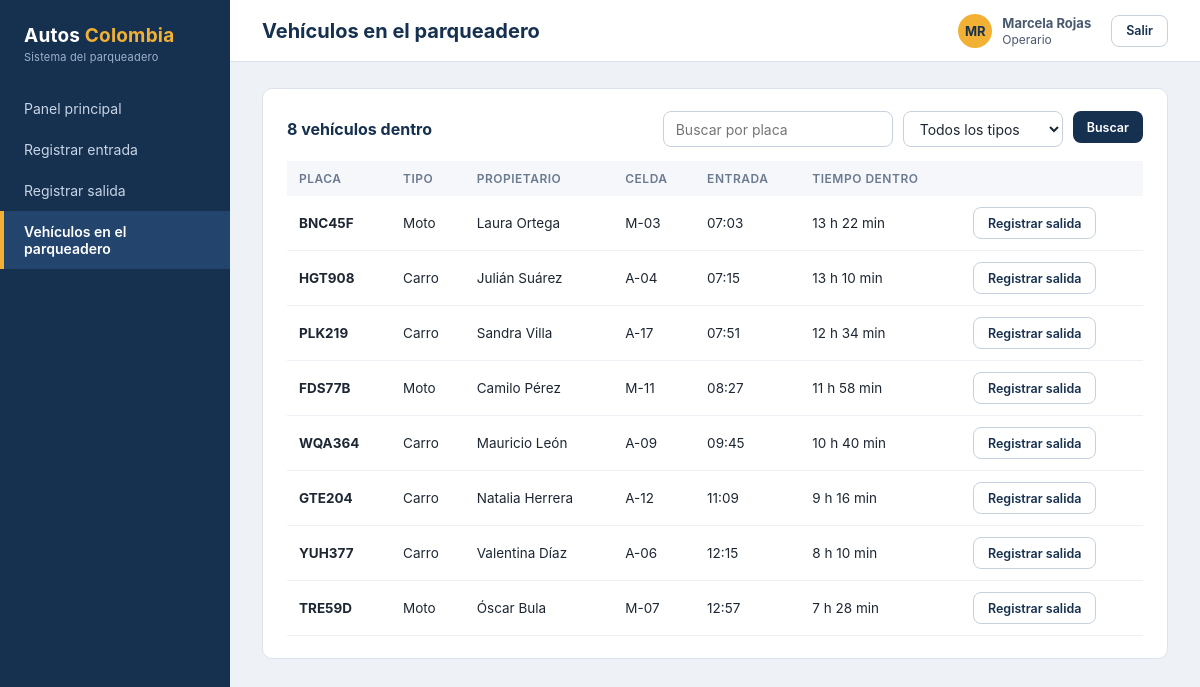
Screenshot of /vehiculos-dentro (signed in) with the database file from the repository.
### modelo/entidades.py (models this page shows, shortened)
class Base(DeclarativeBase):
    pass

class Operario(Base):
    __tablename__ = "operario"
    id_operario: Mapped[int] = mapped_column(Integer, primary_key=True, autoincrement=True)
    nombre: Mapped[str] = mapped_column(String, nullable=False)
    usuario_sistema: Mapped[str] = mapped_column(String, nullable=False, unique=True)
    contrasena_hash: Mapped[str] = mapped_column(String, nullable=False)
    rol: Mapped[RolOperario] = mapped_column(EnumTexto(RolOperario), nullable=False)
    def es_administrador(self):
        return self.rol == RolOperario.ADMINISTRADOR
    @property
    def iniciales(self):
        partes = self.nombre.split()
        return "".join(p[0] for p in partes[:2]).upper()

class Movimiento(Base):
    __tablename__ = "movimiento"
    id_movimiento: Mapped[int] = mapped_column(Integer, primary_key=True, autoincrement=True)
    id_vehiculo: Mapped[int] = mapped_column(ForeignKey("vehiculo.id_vehiculo"), nullable=False)
    id_celda: Mapped[int] = mapped_column(ForeignKey("celda.id_celda"), nullable=False)
    id_operario_entrada: Mapped[int] = mapped_column(ForeignKey("operario.id_operario"), nullable=False)
    id_operario_salida: Mapped[int | None] = mapped_column(ForeignKey("operario.id_operario"))
    fecha_hora_entrada: Mapped[datetime] = mapped_column(FechaHoraISO, nullable=False)
    fecha_hora_salida: Mapped[datetime | None] = mapped_column(FechaHoraISO)
    vehiculo: Mapped[Vehiculo] = relationship(back_populates="movimientos")
    celda: Mapped[Celda] = relationship()
    operario_entrada: Mapped[Operario] = relationship(foreign_keys=[id_operario_entrada])
    operario_salida: Mapped[Operario | None] = relationship(foreign_keys=[id_operario_salida])
    def calcular_permanencia(self, hasta=None):
        fin = self.fecha_hora_salida or hasta or datetime.now()
        return max(fin - self.fecha_hora_entrada, timedelta(0))

class Vehiculo(Base):
    __tablename__ = "vehiculo"
    id_vehiculo: Mapped[int] = mapped_column(Integer, primary_key=True, autoincrement=True)
    placa: Mapped[str] = mapped_column(String, nullable=False, unique=True)
    tipo: Mapped[TipoVehiculo] = mapped_column(EnumTexto(TipoVehiculo), nullable=False)
    marca: Mapped[str | None] = mapped_column(String)
    color: Mapped[str | None] = mapped_column(String)
    id_usuario: Mapped[int] = mapped_column(ForeignKey("usuario.id_usuario"), nullable=False)
    usuario: Mapped[Usuario] = relationship(back_populates="vehiculos")
    mensualidades: Mapped[list["Mensualidad"]] = relationship(
        back_populates="vehiculo", order_by="Mensualidad.fecha_fin.desc()"
    )
    movimientos: Mapped[list["Movimiento"]] = relationship(back_populates="vehiculo")

class Usuario(Base):
    __tablename__ = "usuario"
    id_usuario: Mapped[int] = mapped_column(Integer, primary_key=True, autoincrement=True)
    nombre_completo: Mapped[str] = mapped_column(String, nullable=False)
    documento: Mapped[str] = mapped_column(String, nullable=False, unique=True)
    telefono: Mapped[str | None] = mapped_column(String)
    correo: Mapped[str | None] = mapped_column(String)
    vehiculos: Mapped[list["Vehiculo"]] = relationship(back_populates="usuario")

class Celda(Base):
    __tablename__ = "celda"
    id_celda: Mapped[int] = mapped_column(Integer, primary_key=True, autoincrement=True)
    codigo: Mapped[str] = mapped_column(String, nullable=False, unique=True)
    tipo: Mapped[TipoVehiculo] = mapped_column(EnumTexto(TipoVehiculo), nullable=False)
    estado: Mapped[EstadoCelda] = mapped_column(
        EnumTexto(EstadoCelda), nullable=False, default=EstadoCelda.LIBRE
    )

### controladores/movimiento_controlador.py (the view)
@bp.route("/vehiculos-dentro")
@login_requerido
def vehiculos_dentro():
    placa = request.args.get("placa", "")
    tipo_texto = request.args.get("tipo", "")
    tipo = TipoVehiculo[tipo_texto] if tipo_texto in TipoVehiculo.__members__ else None
    movimientos = MovimientoServicio().consultar_vehiculos_dentro(placa, tipo)
    ahora = datetime.now()
    filas = [(m, formatear_permanencia(m.calcular_permanencia(ahora))) for m in movimientos]
    return render_template(
        "vehiculos_dentro.html", filas=filas, placa=placa, tipo=tipo_texto, TipoVehiculo=TipoVehiculo, hoy=date.today()
    )

### controladores/autenticacion_controlador.py (called while the page is built)
def login_requerido(vista):
    @wraps(vista)
    def envoltura(*args, **kwargs):
        if g.operario is None:
            return redirect(url_for("autenticacion.login", siguiente=request.path))
        return vista(*args, **kwargs)
    return envoltura

@bp.before_app_request
def cargar_operario():
    id_operario = session.get("id_operario")
    g.operario = AutenticacionServicio().obtener_operario(id_operario) if id_operario else None
    if id_operario and g.operario is None:
        session.clear()

### modelo/entidades.py (called while the page is built)
    def process_result_value(self, valor, dialect):
        return datetime.strptime(valor, FORMATO_FECHA_HORA) if valor else None

    def process_result_value(self, valor, dialect):
        return self.clase_enum[valor] if valor is not None else None

### repositorios/movimiento_repositorio.py (called while the page is built)
def _con_relaciones():
    return select(Movimiento).options(
        joinedload(Movimiento.vehiculo).joinedload(Vehiculo.usuario),
        joinedload(Movimiento.celda),
        joinedload(Movimiento.operario_entrada),
        joinedload(Movimiento.operario_salida),
    )

    def listar_abiertos(self, placa=None, tipo=None):
        consulta = _con_relaciones().where(Movimiento.fecha_hora_salida.is_(None))
        if placa or tipo:
            consulta = consulta.join(Movimiento.vehiculo)
            if placa:
                consulta = consulta.where(Vehiculo.placa.like(f"%{placa}%"))
            if tipo:
                consulta = consulta.where(Vehiculo.tipo == tipo)
        consulta = consulta.order_by(Movimiento.fecha_hora_entrada)
        return list(sesion.scalars(consulta).unique())

### repositorios/operario_repositorio.py (called while the page is built)
    def buscar_por_id(self, id_operario):
        return sesion.get(Operario, id_operario)

### servicios/autenticacion_servicio.py (called while the page is built)
    def obtener_operario(self, id_operario):
        return self.operarios.buscar_por_id(id_operario)

### servicios/movimiento_servicio.py (called while the page is built)
def normalizar_placa(placa):
    return re.sub(r"[\s\-]", "", (placa or "")).upper()

def formatear_permanencia(duracion):
    minutos = int(duracion.total_seconds() // 60)
    return f"{minutos // 60} h {minutos % 60:02d} min"

    def consultar_vehiculos_dentro(self, placa=None, tipo=None):
        placa = normalizar_placa(placa) or None
        return self.movimientos.listar_abiertos(placa, tipo)

### templates/vehiculos_dentro.html (shortened to what this page needs)
{% extends "base.html" %}
{% block encabezado %}Vehículos en el parqueadero{% endblock %}
{% block contenido %}
<div class="panel">
  <div class="panel-cab">
    <h2>{{ filas | length }} vehículo{{ '' if filas | length == 1 else 's' }} dentro</h2>
    <form class="acciones" method="get" action="{{ url_for('movimiento.vehiculos_dentro') }}">
      <input class="inp mayus" name="placa" value="{{ placa }}" maxlength="6" placeholder="Buscar por placa" style="width:230px;height:36px">
      <select class="inp" id="filtro-tipo" name="tipo" style="width:160px;height:36px">
        <option value="">Todos los tipos</option>
      </select>
      <button class="btn p s" type="submit">Buscar</button>
    </form>
  </div>
  <div class="tabla-scroll">
  <table>
    <tr><th>Placa</th><th>Tipo</th><th>Propietario</th><th>Celda</th><th>Entrada</th><th>Tiempo dentro</th><th></th></tr>
    {% for m, tiempo in filas %}
    <tr>
      <td><b>{{ m.vehiculo.placa }}</b></td>
      <td>{{ m.vehiculo.tipo.value }}</td>
      <td>{{ m.vehiculo.usuario.nombre_completo }}</td>
      <td>{{ m.celda.codigo }}</td>
      <td>{{ (m.fecha_hora_entrada | hora) if m.fecha_hora_entrada.date() == hoy else (m.fecha_hora_entrada | fecha_hora) }}</td>
      <td>{{ tiempo }}</td>
      <td><a class="btn g s" href="{{ url_for('movimiento.salida', placa=m.vehiculo.placa) }}">Registrar salida</a></td>
    </tr>
    {% else %}
    <tr><td colspan="7" class="vacio">No hay vehículos dentro con esos filtros.</td></tr>
    {% endfor %}
  </table>
  </div>
</div>
{% endblock %}

### templates/base.html (shortened to what this page needs)
<!doctype html>
<html lang="es">
<head>
<link rel="stylesheet" href="{{ url_for('static', filename='css/estilos.css') }}">
</head>
<body>
<div class="app">
  <aside class="side">
    <div class="brand">Autos <span>Colombia</span><small>Sistema del parqueadero</small></div>
    <nav class="nav">
      {% set ep = request.endpoint %}
      <a href="{{ url_for('movimiento.panel') }}" class="{{ 'act' if ep == 'movimiento.panel' }}">Panel principal</a>
      <a href="{{ url_for('movimiento.entrada') }}" class="{{ 'act' if ep == 'movimiento.entrada' }}">Registrar entrada</a>
      <a href="{{ url_for('movimiento.salida') }}" class="{{ 'act' if ep == 'movimiento.salida' }}">Registrar salida</a>
      <a href="{{ url_for('movimiento.vehiculos_dentro') }}" class="{{ 'act' if ep == 'movimiento.vehiculos_dentro' }}">Vehículos en el parqueadero</a>
    </nav>
  </aside>
  <div class="main">
    <header class="top">
      <h1>{% block encabezado %}{% endblock %}</h1>
      <div class="user">
        <div class="av">{{ g.operario.iniciales }}</div>
        <div><b>{{ g.operario.nombre }}</b><br><small>{{ g.operario.rol.value }}</small></div>
        <form method="post" action="{{ url_for('autenticacion.logout') }}">
          <button class="btn g s" type="submit">Salir</button>
        </form>
      </div>
    </header>
    <main class="content">
      {% block contenido %}{% endblock %}
    </main>
  </div>
</div>
</body>
</html>

### static/css/estilos.css (style rules this page uses)
* { box-sizing:border-box;margin:0;padding:0 }
body { font-family:'Inter','Segoe UI',Roboto,Arial,sans-serif;background:#eef1f6;color:#1d2733;font-size:14px;min-height:100vh }
a { color:inherit }
.app { display:flex;min-height:100vh }
.side { width:230px;flex-shrink:0;background:#16304f;color:#fff;padding:24px 0;display:flex;flex-direction:column }
.brand { padding:0 24px 24px;font-size:19px;font-weight:700;letter-spacing:.2px }
.brand span { color:#f2b134 }
.brand small { display:block;font-size:11px;font-weight:400;color:#9fb3cc;margin-top:3px }
.nav a { display:block;padding:12px 24px;color:#c8d5e6;font-size:14px;text-decoration:none }
.nav a.act { background:#23446d;color:#fff;border-left:4px solid #f2b134;padding-left:20px;font-weight:600 }
.main { flex:1;min-width:0;display:flex;flex-direction:column }
.top { height:62px;background:#fff;border-bottom:1px solid #dde3ec;display:flex;align-items:center;justify-content:space-between;padding:0 32px }
.top h1 { font-size:20px;font-weight:700;color:#16304f }
.user { display:flex;align-items:center;gap:10px;font-size:13px;color:#4a5a6e }
.user small { font-size:12px }
.user form { margin-left:10px }
.av { width:34px;height:34px;border-radius:50%;background:#f2b134;color:#16304f;font-weight:700;display:flex;align-items:center;justify-content:center }
.content { padding:26px 32px;flex:1 }
.panel { background:#fff;border-radius:10px;border:1px solid #dde3ec;padding:22px 24px;margin-bottom:22px }
.panel h2 { font-size:16px;color:#16304f;margin-bottom:14px }
.panel-cab { display:flex;justify-content:space-between;align-items:center;margin-bottom:14px;gap:12px;flex-wrap:wrap }
.panel-cab h2 { margin:0 }
.acciones { display:flex;gap:10px;flex-wrap:wrap }
.tabla-scroll { overflow-x:auto }
table { width:100%;border-collapse:collapse;font-size:13.5px }
th { text-align:left;color:#6b7a8d;font-weight:600;font-size:12px;text-transform:uppercase;letter-spacing:.5px;padding:10px 12px;background:#f5f7fb }
td { padding:11px 12px;border-bottom:1px solid #edf0f5 }
.inp { width:100%;height:42px;border:1px solid #c7d0dd;border-radius:8px;padding:0 12px;font-size:14px;font-family:inherit;background:#fff;color:#1d2733;display:flex;align-items:center }
input.inp,select.inp { display:block }
.inp.mayus:not(:placeholder-shown) { text-transform:uppercase }
.btn { display:inline-flex;align-items:center;justify-content:center;height:42px;padding:0 22px;border-radius:8px;font-size:14px;font-weight:600;border:0;cursor:pointer;text-decoration:none;font-family:inherit }
.btn.p { background:#16304f;color:#fff }
.btn.g { background:#fff;color:#16304f;border:1px solid #c7d0dd }
.btn.s { height:32px;padding:0 14px;font-size:12.5px }

### rows the page displays
Operario: operario.iniciales "MR", operario.nombre "Marcela Rojas", operario.rol.value "Operario"
Movimiento: vehiculo.placa "BNC45F", vehiculo.tipo.value "Moto", vehiculo.usuario.nombre_completo "Laura Ortega", celda.codigo "M-03", fecha_hora_entrada "07:03", tiempo "13 h 22 min"
Movimiento: vehiculo.placa "HGT908", vehiculo.tipo.value "Carro", vehiculo.usuario.nombre_completo "Julián Suárez", celda.codigo "A-04", fecha_hora_entrada "07:15", tiempo "13 h 10 min"
Movimiento: vehiculo.placa "PLK219", vehiculo.tipo.value "Carro", vehiculo.usuario.nombre_completo "Sandra Villa", celda.codigo "A-17", fecha_hora_entrada "07:51", tiempo "12 h 34 min"
Movimiento: vehiculo.placa "FDS77B", vehiculo.tipo.value "Moto", vehiculo.usuario.nombre_completo "Camilo Pérez", celda.codigo "M-11", fecha_hora_entrada "08:27", tiempo "11 h 58 min"
Movimiento: vehiculo.placa "WQA364", vehiculo.tipo.value "Carro", vehiculo.usuario.nombre_completo "Mauricio León", celda.codigo "A-09", fecha_hora_entrada "09:45", tiempo "10 h 40 min"
Movimiento: vehiculo.placa "GTE204", vehiculo.tipo.value "Carro", vehiculo.usuario.nombre_completo "Natalia Herrera", celda.codigo "A-12", fecha_hora_entrada "11:09", tiempo "9 h 16 min"
Movimiento: vehiculo.placa "YUH377", vehiculo.tipo.value "Carro", vehiculo.usuario.nombre_completo "Valentina Díaz", celda.codigo "A-06", fecha_hora_entrada "12:15", tiempo "8 h 10 min"
Movimiento: vehiculo.placa "TRE59D", vehiculo.tipo.value "Moto", vehiculo.usuario.nombre_completo "Óscar Bula", celda.codigo "M-07", fecha_hora_entrada "12:57", tiempo "7 h 28 min"

### other values shown
{{ filas | length }} "8"
{{ '' if filas | length == 1 else 's' }} "s"
